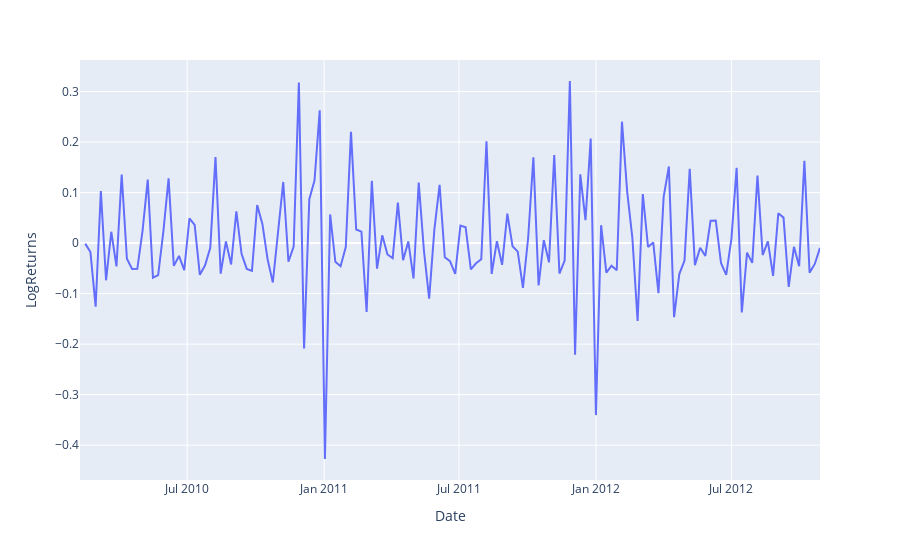

Notebook code cell kept with this figure:
### Code cell
#  analyze the so-called log-returns, i.e. the day-to-day changes after a log-transformation of the series:
STORE_1_SERIES_logreturns = STORE_1_SERIES.assign(LogReturns = lambda x : STORE_1_SERIES['Total_Sales'].pct_change())
fig = px.line(STORE_1_SERIES_logreturns, x="Date", y="LogReturns")#, trendline="ols")
fig.show()

### Figure 1 — Plotly figure (JSON) as saved in the notebook; plotly's stock layout.template omitted (floating-point values rounded to 4 significant figures; data arrays with more than 128 entries replaced by an {"elided": "..."} marker saying what was removed)
{"data": [{"hovertemplate": "Date=%{x}<br>LogReturns=%{y}<extra></extra>", "legendgroup": "", "line": {"color": "#636efa", "dash": "solid"}, "marker": {"symbol": "circle"}, "mode": "lines", "name": "", "orientation": "v", "showlegend": false, "type": "scatter", "x": {"elided": "143 str values"}, "xaxis": "x", "y": {"elided": "143 float values"}, "yaxis": "y"}], "layout": {"legend": {"tracegroupgap": 0}, "margin": {"t": 60}, "xaxis": {"anchor": "y", "domain": [0, 1], "title": {"text": "Date"}}, "yaxis": {"anchor": "x", "domain": [0, 1], "title": {"text": "LogReturns"}}}}
